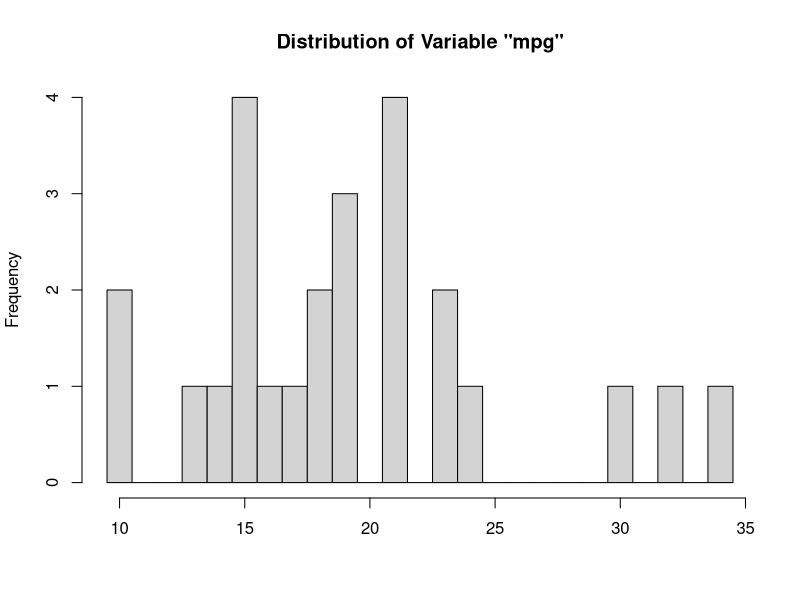
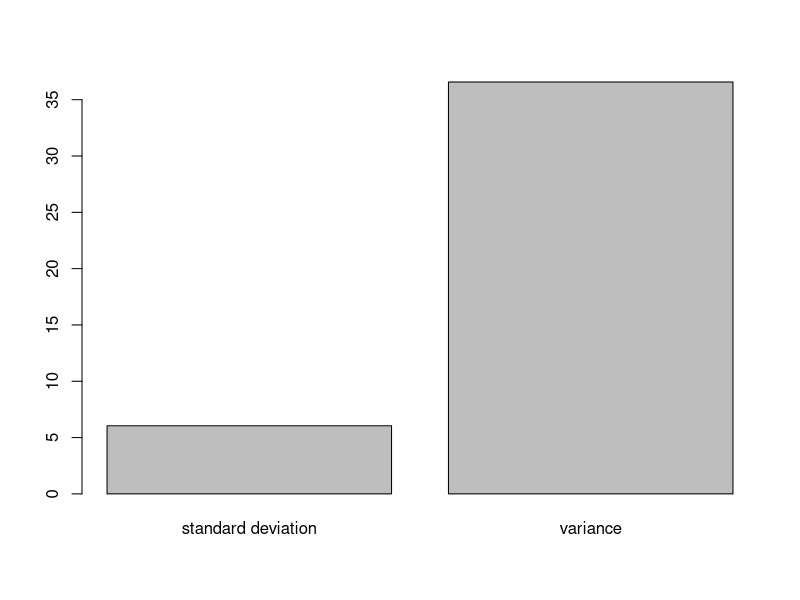
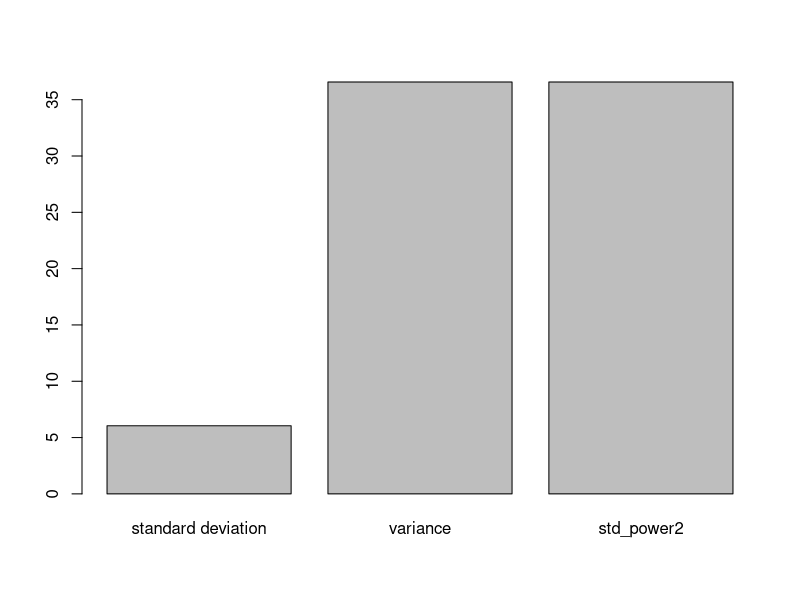

Reproduce these figures in R, in order.
## ---- chunk 1
knitr::opts_chunk$set(echo = TRUE)
## ---- chunk 2
setwd("C:/Users/K/Desktop/Berkeley/00_Academics/01_2017 Summer/W203 STATS/hw01")
data <- read.csv('cars.csv')

# check the data
head(data)

nrow(data)

## ---- chunk 3
str(data)
## ---- chunk 4
summary(data$mpg)
## ---- chunk 5

hist(data$mpg, breaks = 10:35 - 0.5, 
     main = 'Distribution of Variable "mpg"', xlab = NULL)

## ---- chunk 6
std = sd(data$mpg)
std
## ---- chunk 7
variance = var(data$mpg)
variance
## ---- chunk 8
# create a table and compare the values visually
mpg_df <- data.frame(variable=c("standard deviation", "variance"), val = c(std, variance))

barplot(mpg_df$val, names.arg = mpg_df$variable)

# The standard deviation is the square root of the variance by definition.
# Let's check if this is true here.

std_power2 <- std **2
check <- std_power2 == variance
check

  
# viualize this
new.row1 <- data.frame(variable = "std_power2", val = std_power2)
mpg_df <- rbind(mpg_df, new.row1)

barplot(mpg_df$val, names.arg = mpg_df$variable)


## ---- chunk 9
length(data$cyl)
summary(data$cyl) # note there is two NAs

## ---- chunk 10
mean(data$cyl, na.rm=T)

